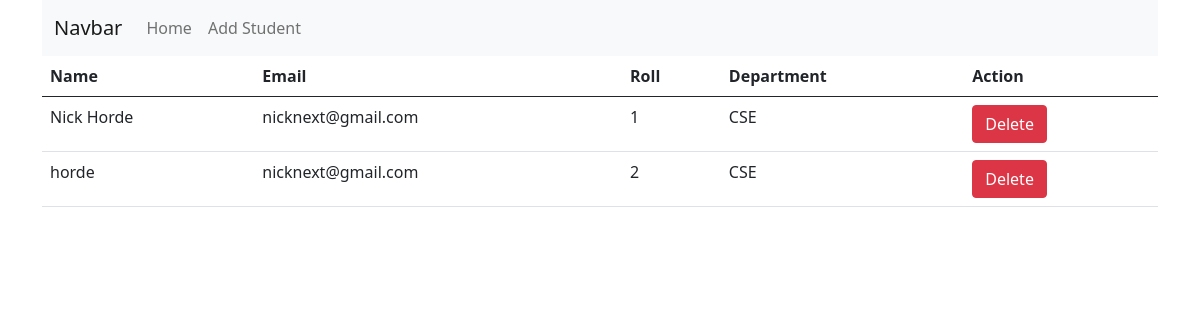
Before: / with the older database file.
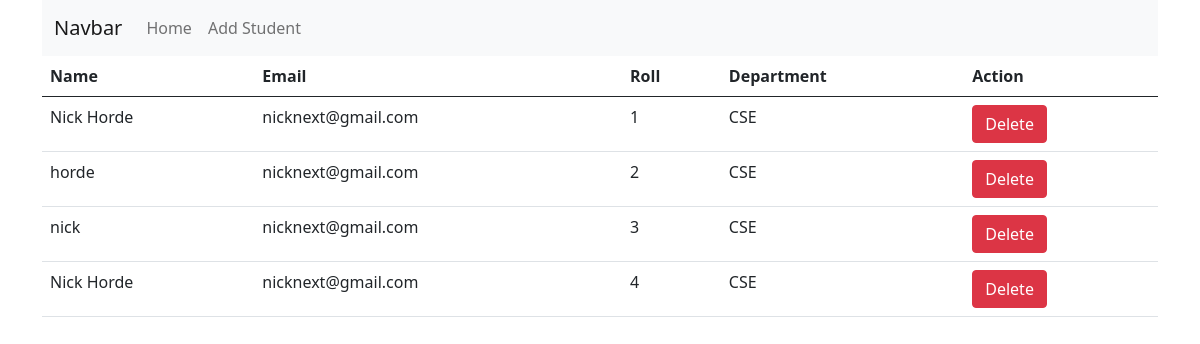
After: the same page with the newer database file.
### mysite/models.py (models this page shows, shortened)
class Student(models.Model):
    name = models.CharField(max_length=15)
    email = models.EmailField()
    roll = models.IntegerField(primary_key=True)
    department = models.CharField(max_length=15)

### mysite/views.py (the view)
# urls.py: 2. Add a URL to urlpatterns:  path('', views.home, name='home')
def home(request):
    student = models.Student.objects.all()
    return render(request, "home.html", {'data': student})

### mysite/templates/home.html
{% extends "base.html" %}
{% block content %}
  {% if data %}
    <table class="table">
      <thead>
        <tr>
          <th scope="col">Name</th>
          <th scope="col">Email</th>
          <th scope="col">Roll</th>
          <th scope="col">Department</th>
          <th scope='col'>Action</th>
        </tr>
      </thead>
      <tbody>
        {% for st in data %}
          <tr>
            <td scope="row">{{ st.name }}</td>
            <td>{{ st.email }}</td>
            <td>{{ st.roll }}</td>
            <td>{{ st.department }}</td>
            <td>
              <a class="btn btn-danger" href="{% url 'delete_student' st.roll %}">Delete</a>
            </td>
          </tr>
        {% endfor %}
      </tbody>
    </table>
  {% else %}
    <p>No data is available</p>
  {% endif %}
{% endblock content %}

### templates/base.html (shortened to what this page needs)
<!DOCTYPE html>
<html lang="en">
  <head>
    <link href="https://cdn.jsdelivr.net/npm/bootstrap@5.0.2/dist/css/bootstrap.min.css"
          rel="stylesheet"
>
  </head>
  <body>
    <div class="container">
      <nav class="navbar navbar-expand-lg navbar-light bg-light">
        <div class="container-fluid">
          <a class="navbar-brand" href="#">Navbar</a>
          <div class="collapse navbar-collapse" id="navbarSupportedContent">
            <ul class="navbar-nav me-auto mb-2 mb-lg-0">
              <li class="nav-item">
                <a class="nav-link" aria-current="page" href="{% url 'home' %}">Home</a>
              </li>
              <li class="nav-item">
                <a class="nav-link" href="{% url 'add_student' %}">Add Student</a>
              </li>
            </ul>
          </div>
        </div>
      </nav>
      {% block content %}
      {% endblock content %}
    </div>
  </body>
</html>

Changed rows visible on the page:
added Student: name "nick", email "nicknext@gmail.com", roll "3", department "CSE"
added Student: name "Nick Horde", email "nicknext@gmail.com", roll "4", department "CSE"
